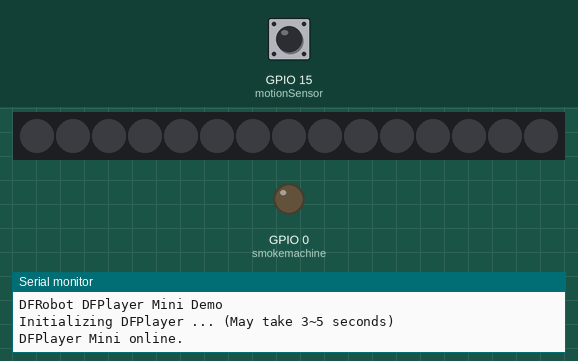
Simulated run of this program. Board: ESP32. Parts: 15 RGB LEDs in strip order, left to right, output pins drawn as LEDs (lit = HIGH), the last lines printed to the serial monitor. Inputs (shaded band) come from the test bench; at power-on: GPIO 15 (motionSensor) HIGH. Dim RGB values are drawn brighter than linear; random numbers use the default seed unless the program sets one; the audio player accepts every command and is not drawn.

Above: at 1.7 s.
1.8 s: GPIO 15 (motionSensor) pulsed LOW 2 times (0.12 s each, 0.3 s apart)
At 2.3 s:
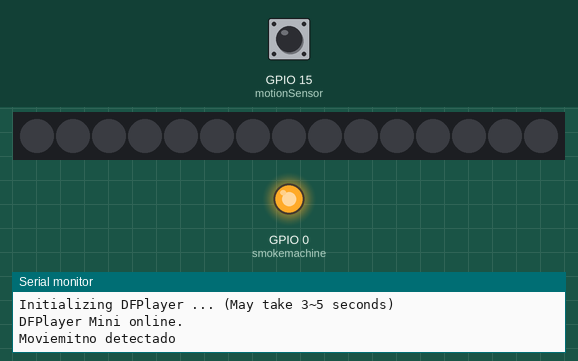
At 2.9 s:
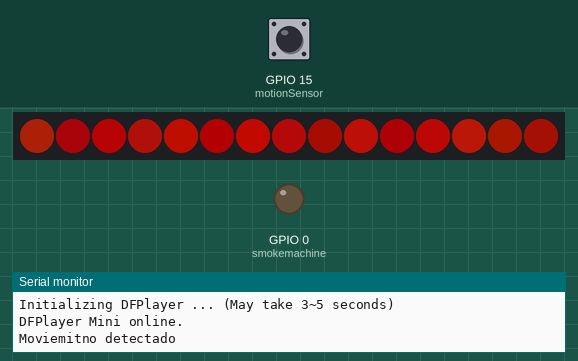
Timing chart, 0 to 4.8 s (numbered marks = the images above; inputs shaded):
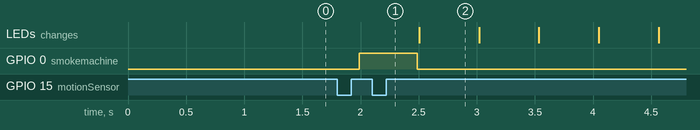

The program:

main.cpp
```cpp
#include <Arduino.h>
#include "DFRobotDFPlayerMini.h"
#include <Adafruit_NeoPixel.h>

HardwareSerial mySoftwareSerial(1);
DFRobotDFPlayerMini myDFPlayer;

#define PIN 4

#define NUMPIXELS 15

const int motionSensor = 15;
const int smokemachine = 0;

bool state = false;

Adafruit_NeoPixel pixels(NUMPIXELS, PIN, NEO_GRB + NEO_KHZ800);

void ColorPumpkin(int);

void IRAM_ATTR detectsMovement()
{
  state = true;
}

void setup()
{
  mySoftwareSerial.begin(9600, SERIAL_8N1, 16, 17); // speed, type, RX, TX
  Serial.begin(115200);

  pinMode(smokemachine, OUTPUT);
  digitalWrite(smokemachine, 0);

  pixels.begin();
  pixels.setBrightness(100);
  pixels.clear();
  pixels.show();
  pinMode(motionSensor, INPUT_PULLUP);
  attachInterrupt(digitalPinToInterrupt(motionSensor), detectsMovement, RISING);

  Serial.println();
  Serial.println(F("DFRobot DFPlayer Mini Demo"));
  Serial.println(F("Initializing DFPlayer ... (May take 3~5 seconds)"));

  if (!myDFPlayer.begin(mySoftwareSerial))
  { //Use softwareSerial to communicate with mp3.

    Serial.println(myDFPlayer.readType(), HEX);
    Serial.println(F("Unable to begin:"));
    Serial.println(F("1.Please recheck the connection!"));
    Serial.println(F("2.Please insert the SD card!"));
    while (true);
  }

  Serial.println(F("DFPlayer Mini online."));
  myDFPlayer.setTimeOut(500); //Set serial communictaion time out 500ms
  //----Set volume----
  myDFPlayer.volume(10); //Set volume value (0~30).
  //----Set different EQ----
  myDFPlayer.EQ(DFPLAYER_EQ_NORMAL);
  //----Set device we use SD as default----
  myDFPlayer.outputDevice(DFPLAYER_DEVICE_SD);
}

void loop()
{

  if (state)
  {
    Serial.println("Moviemitno detectado");
    myDFPlayer.volume(25);
    myDFPlayer.play(3);
    digitalWrite(smokemachine, 1);
    delay(500);
    digitalWrite(smokemachine, 0);
    ColorPumpkin(1);
    digitalWrite(smokemachine, 1);
    delay(500);
    digitalWrite(smokemachine, 0);
    state = false;
  }
  else
  {
    for (int i = 0; i < NUMPIXELS; i++)
    {
      pixels.setPixelColor(i, pixels.Color(0, 0, 0));
      delay(5);
    }
    pixels.show();
    digitalWrite(smokemachine, 0);
  }
}

void ColorPumpkin(int times)
{
  pixels.clear();

  for (size_t j = 0; j < 25; j++)
  {
    for (int i = 0; i < NUMPIXELS; i++)
    {
      pixels.setPixelColor(i, pixels.Color(random(100, 255), random(0, 25), random(0, 10)));

      delay(times);
    }
    pixels.show();
    delay(500);
  }
}
```

Measured:
- after the input at 1.8 s, GPIO 0 (smokemachine): LOW → HIGH after 0.19 s, → LOW 0.50 s later
